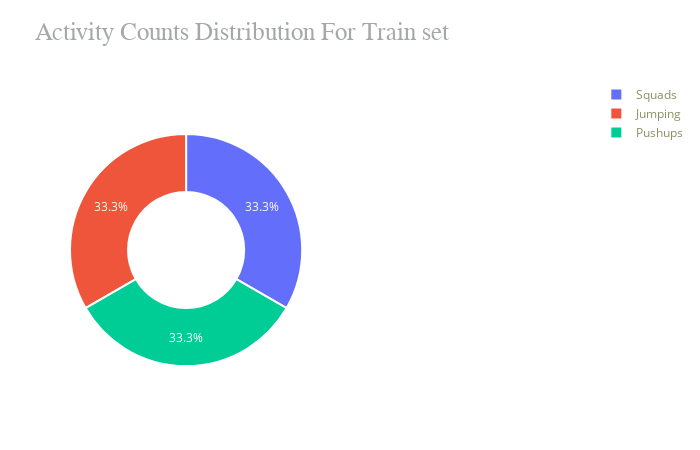

Here is the notebook cell this chart was saved with:
### Code cell
label_counts_for_train = data['Activity'].value_counts()

colors = px.colors.qualitative.Plotly


fig = make_subplots(rows=1, cols=2, specs=[[{'type':'domain'},{'type':'domain'}]])
fig.add_trace(go.Pie(hole=0.5, labels=label_counts_for_train.index, values=label_counts_for_train.values, name="Train Set"), 1, 1)

fig.update_layout(
    height=450, width=700,
    title = 'Activity Counts Distribution For Train set',
    xaxis = dict(title = 'Activity', tickangle=0, showgrid=False),
    yaxis = dict(title = 'Count', showgrid=False),
    plot_bgcolor='#ffffff', paper_bgcolor='#ffffff',
    title_font=dict(size=25, color='#a5a7ab', family='verdana'),
    margin=dict(t=80, b=30, l=70, r=40),
    font=dict(color='#8c8f63'))
# graph = go.Figure(data=[graph], layout = layout)
fig.update_traces(textfont=dict(color='#fff'), marker=dict(line=dict(color='#ffffff', width=2)))
fig.show()

### Figure 1 — Plotly figure (JSON) as saved in the notebook; plotly's stock layout.template omitted (floating-point values rounded to 4 significant figures)
{"data": [{"domain": {"x": [0, 0.45], "y": [0, 1]}, "hole": 0.5, "labels": ["Squads", "Jumping", "Pushups"], "marker": {"line": {"color": "#ffffff", "width": 2}}, "name": "Train Set", "textfont": {"color": "#fff"}, "type": "pie", "values": [9015, 9014, 9009]}], "layout": {"font": {"color": "#8c8f63"}, "height": 450, "margin": {"b": 30, "l": 70, "r": 40, "t": 80}, "paper_bgcolor": "#ffffff", "plot_bgcolor": "#ffffff", "title": {"font": {"color": "#a5a7ab", "family": "verdana", "size": 25}, "text": "Activity Counts Distribution For Train set"}, "width": 700, "xaxis": {"showgrid": false, "tickangle": 0, "title": {"text": "Activity"}}, "yaxis": {"showgrid": false, "title": {"text": "Count"}}}}
